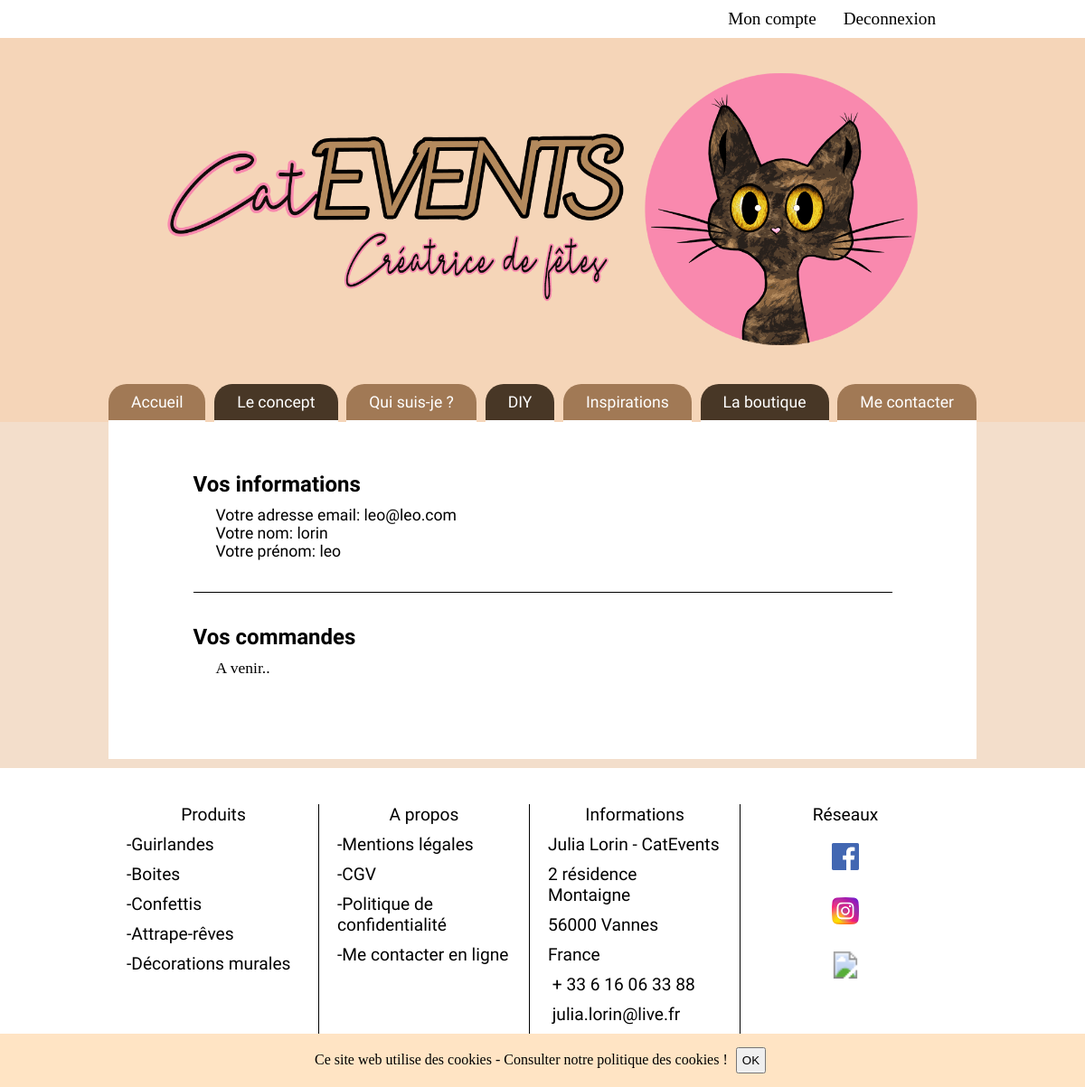
The page /compte (signed in) on the database its author committed.
### tables this page shows
CREATE TABLE IF NOT EXISTS `users` (
  `id` int(11) unsigned NOT NULL AUTO_INCREMENT,
  `email` varchar(100) NOT NULL,
  `firstName` varchar(100) NOT NULL,
  `name` varchar(100) NOT NULL,
  `password` varchar(255) NOT NULL,
  `admin` int(11) DEFAULT '0',
  `adress` varchar(255) DEFAULT NULL,
  `postal_code` varchar(255) DEFAULT NULL,
  `created_at` timestamp NULL DEFAULT NULL,
  PRIMARY KEY (`id`)
);

### app/controllers/ControllerFront.php (called while the page is built, shortened)
<?php
class ControllerFront
{
    function compteFront(){
        function viewInfo(){
            $compte = new \Projet\Models\CompteUtilisateurManager();
            $infos = $compte->infosUser($_SESSION['email']);
            return $infos;
        }
        $compte = viewInfo();
        require 'app/Views/front/compte.php';
    }
}

### app/models/CompteUtilisateurManager.php (called while the page is built, shortened)
<?php
class CompteUtilisateurManager extends Manager
{
    public function infosUser(){
        $bdd = $this->dbConnect();
        $compte = $bdd->prepare("SELECT email, firstName, name FROM users WHERE email = '".$_SESSION['email']."'");
        $compte->execute(array($_SESSION['email']));
        return $compte;
    }
}

### app/views/front/compte.php (the view)
<?php
    include_once "app/Views/front/layouts/head.php";
    include_once "app/Views/front/layouts/header.php";
?>
<main class="container">
<section class="compte_utilisateur information_utilisateur">
    <h2 class="font-titre">Vos informations</h2>
    <?php while($info = $compte->fetch()) : ?>
        <p class="font-texte">Votre adresse email:  <?= $info['email'] ?></p>
        <p class="font-texte">Votre nom:  <?= $info['firstName'] ?></p>
        <p class="font-texte">Votre prénom:  <?= $info['name'] ?></p>
    <?php endwhile ?>
</section>
<section class="compte_utilisateur information_commande">
    <h2 class="font-titre">Vos commandes</h2>
        <p>A venir..</p>
</section>
</main>
<?php
include_once 'app/Views/front/layouts/footer.php'
?>

### app/public/css/front/header.css (style rules this page uses)
body { background-color: rgb(243,222,203); }

### app/public/css/front/compteUtilisateur.css (style rules this page uses)
.compte_utilisateur { max-width: 773px; margin: 35px auto; padding-bottom: 35px; border-bottom: 1px solid black; }
.compte_utilisateur:last-child { border-bottom: none; }
.compte_utilisateur h2 { margin-bottom: 10px; }
.compte_utilisateur p { margin-left: 25px; font-size: 1.1rem; }

### app/public/css/front/style.css (style rules this page uses)
* { margin: 0 0; padding: 0 0; }
.container { max-width: 960px; background-color: white; margin: 0 auto; padding: 20px 0; }
.font-texte { font-family: 'Bellota', cursive; }
.font-titre { font-family: 'Baloo Chettan 2', cursive; }

### rows shown on the page
users: email "leo@leo.com", firstName "lorin", name "leo"
